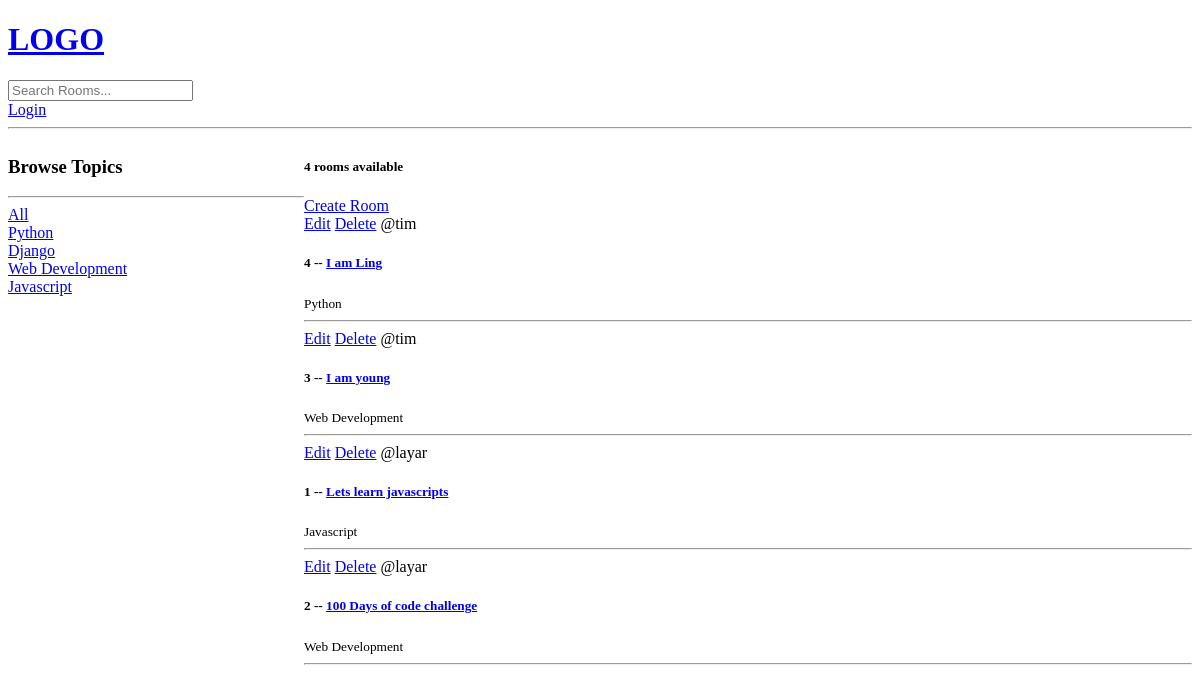
The app's page /, older data.
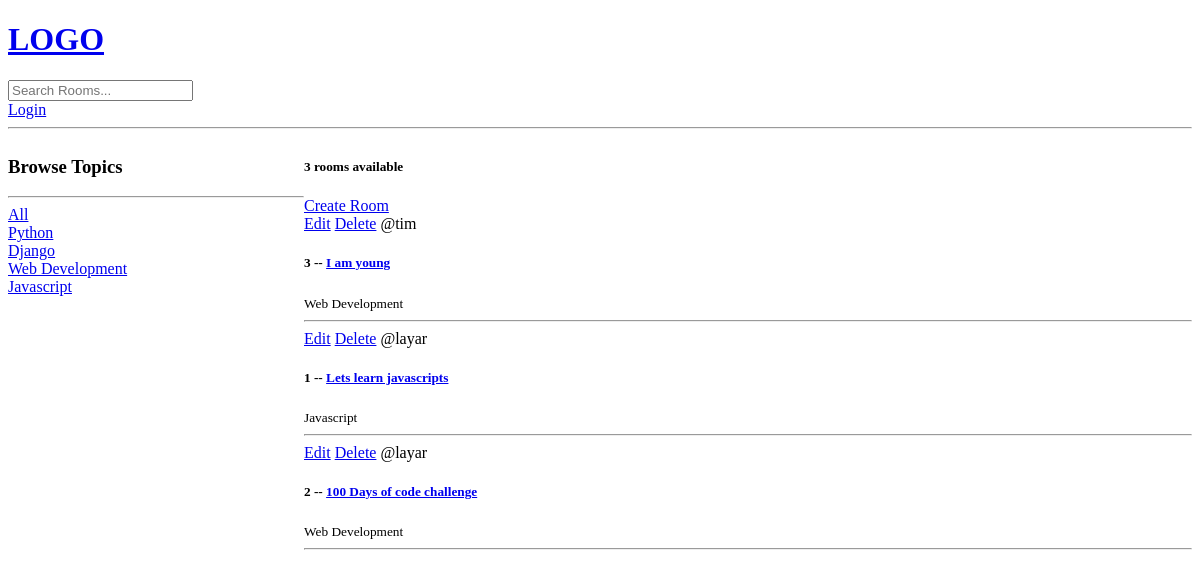
The same page, newer data.
### base/models.py (models this page shows, shortened)
class Topic(models.Model):
    name = models.CharField(max_length=200)

class Room(models.Model):
    host = models.ForeignKey(User, on_delete=models.SET_NULL, null=True)
    topic = models.ForeignKey(Topic, on_delete=models.SET_NULL, null=True)
    name = models.CharField(max_length=200)
    description = models.TextField(null=True, blank=True)
    update = models.DateTimeField(auto_now=True)
    create = models.DateTimeField(auto_now_add=True)
    class Meta:
        ordering = ['-update', '-create']

### base/views.py (the view)
# urls.py: path('', views.home, name="home"),
def home(request):
    q = request.GET.get('q') if request.GET.get('q') != None else ''
    rooms = Room.objects.filter(
        Q(topic__name__icontains=q) |
        Q(name__icontains=q) |
        Q(description__icontains=q)
        )
    topics = Topic.objects.all()
    room_count = rooms.count()
    context = {'rooms': rooms, 'topics': topics, 'room_count': room_count}
    return render(request, 'base/home.html', context)

### base/templates/base/home.html (shortened to what this page needs)
{% extends 'main.html' %}
{% block content %}
<div class="home-container">
    <div>
        <h3>Browse Topics</h3>
        <hr>
        <div>
            <a href="{% url 'home' %}">All</a>
        </div>
        {% for topic in topics %}
            <div>
                <a href="{% url 'home' %}?q={{topic.name}}">{{topic.name}}</a>
            </div>
        {% endfor %}
    </div>
    <div>
        <h5>{{ room_count }} rooms available</h5>
        <a href="{% url 'create-room' %}">Create Room</a>
        <div>
            {% for room in rooms %}
            <div>
                <a href="{% url 'update-room' room.id %}">Edit</a>
                <a href="{% url 'delete-room' room.id %}">Delete</a>
                <span>@{{room.host.username}}</span>
                <h5>{{room.id}} -- <a href="{% url 'room' room.id %}">{{room.name}}</a></h5>
                <small>{{room.topic.name}}</small>
                <hr>
            </div>
            {% endfor %}
        </div>
    </div>
</div>
{% endblock content %}

### templates/main.html (shortened to what this page needs)
<!DOCTYPE html>
<html>
<head>
</head>
<body>
    {% include 'navbar.html' %}
    {% block content %}
    {% endblock %}
</body>
</html>

### templates/navbar.html
<a href="/">
    <h1>LOGO</h1>
</a>
<form method="GET" action="{% url 'home' %}">
    <input type="text" name="q" placeholder="Search Rooms..." />
</form>
{%if request.user.is_authenticated %}
<a href="{% url 'logout' %}">Logout</a>
{% else %}
<a href="{% url 'login' %}">Login</a>
{% endif %}
<hr>

### base/templates/base/home.html (style rules this page uses)
.home-container { display: grid; grid-template-columns: 1fr 3fr; }

Row changes from the older to the newer data that the page shows:
removed Room: host.username "tim", id "4", name "I am Ling", topic.name "Python"
Text that changed along with them:
{{ room_count }}: "4" → "3"
